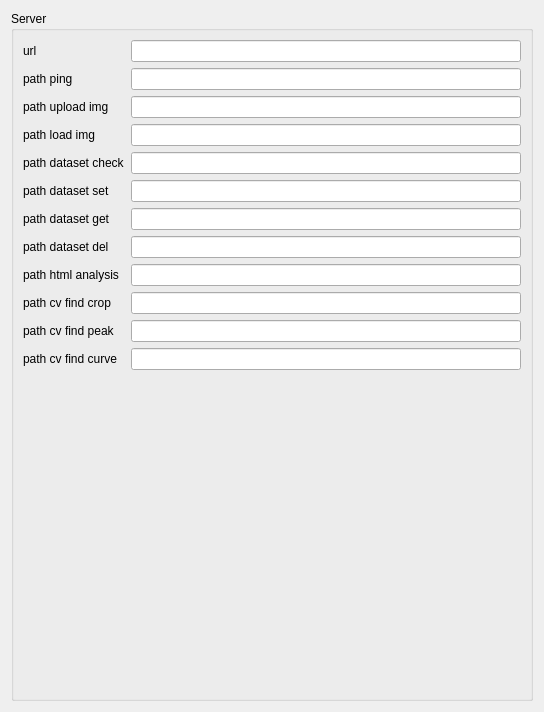
<?xml version="1.0" encoding="UTF-8"?>
<ui version="4.0">
 <class>ServerSetting</class>
 <widget class="QWidget" name="ServerSetting">
  <property name="geometry">
   <rect>
    <x>0</x>
    <y>0</y>
    <width>544</width>
    <height>712</height>
   </rect>
  </property>
  <property name="windowTitle">
   <string>ServerSetting</string>
  </property>
  <layout class="QGridLayout" name="gridLayout">
   <item row="0" column="0">
    <widget class="QGroupBox" name="groupBox">
     <property name="title">
      <string>Server</string>
     </property>
     <layout class="QFormLayout" name="formLayout">
      <item row="0" column="0">
       <widget class="QLabel" name="labelUrl">
        <property name="text">
         <string>url</string>
        </property>
       </widget>
      </item>
      <item row="0" column="1">
       <widget class="QLineEdit" name="lineEditUrl"/>
      </item>
      <item row="1" column="0">
       <widget class="QLabel" name="labelPathPing">
        <property name="text">
         <string>path ping</string>
        </property>
       </widget>
      </item>
      <item row="1" column="1">
       <widget class="QLineEdit" name="lineEditPathPing"/>
      </item>
      <item row="2" column="0">
       <widget class="QLabel" name="labelPathUploadImg">
        <property name="text">
         <string>path upload img</string>
        </property>
       </widget>
      </item>
      <item row="2" column="1">
       <widget class="QLineEdit" name="lineEditPathUploadImg"/>
      </item>
      <item row="3" column="0">
       <widget class="QLabel" name="labelLoadImg">
        <property name="text">
         <string>path load img</string>
        </property>
       </widget>
      </item>
      <item row="3" column="1">
       <widget class="QLineEdit" name="lineEditPathLoadImg"/>
      </item>
      <item row="4" column="0">
       <widget class="QLabel" name="labelPathDatasetCheck">
        <property name="text">
         <string>path dataset check</string>
        </property>
       </widget>
      </item>
      <item row="4" column="1">
       <widget class="QLineEdit" name="lineEditPathDatasetCheck"/>
      </item>
      <item row="5" column="0">
       <widget class="QLabel" name="labelPathDatasetSet">
        <property name="text">
         <string>path dataset set</string>
        </property>
       </widget>
      </item>
      <item row="5" column="1">
       <widget class="QLineEdit" name="lineEditPathDatasetSet"/>
      </item>
      <item row="6" column="1">
       <widget class="QLineEdit" name="lineEditPathDatasetGet"/>
      </item>
      <item row="6" column="0">
       <widget class="QLabel" name="labelPathDatasetGet">
        <property name="text">
         <string>path dataset get</string>
        </property>
       </widget>
      </item>
      <item row="7" column="0">
       <widget class="QLabel" name="labelPathDatasetDel">
        <property name="text">
         <string>path dataset del</string>
        </property>
       </widget>
      </item>
      <item row="8" column="0">
       <widget class="QLabel" name="labelPathHtmlAnalysis">
        <property name="text">
         <string>path html analysis</string>
        </property>
       </widget>
      </item>
      <item row="7" column="1">
       <widget class="QLineEdit" name="lineEditPathDatasetDel"/>
      </item>
      <item row="8" column="1">
       <widget class="QLineEdit" name="lineEditPathHtmlAnalysis"/>
      </item>
      <item row="9" column="0">
       <widget class="QLabel" name="labelPathCvFindCrop">
        <property name="text">
         <string>path cv find crop</string>
        </property>
       </widget>
      </item>
      <item row="11" column="0">
       <widget class="QLabel" name="labelPathCvFindCurve">
        <property name="text">
         <string>path cv find curve</string>
        </property>
       </widget>
      </item>
      <item row="10" column="0">
       <widget class="QLabel" name="labelPathCvFindPeak">
        <property name="text">
         <string>path cv find peak</string>
        </property>
       </widget>
      </item>
      <item row="9" column="1">
       <widget class="QLineEdit" name="lineEditPathCvFindCrop"/>
      </item>
      <item row="10" column="1">
       <widget class="QLineEdit" name="lineEditPathCvFindPeak"/>
      </item>
      <item row="11" column="1">
       <widget class="QLineEdit" name="lineEditPathCvFindCurve"/>
      </item>
     </layout>
    </widget>
   </item>
  </layout>
 </widget>
 <resources/>
 <connections/>
</ui>
